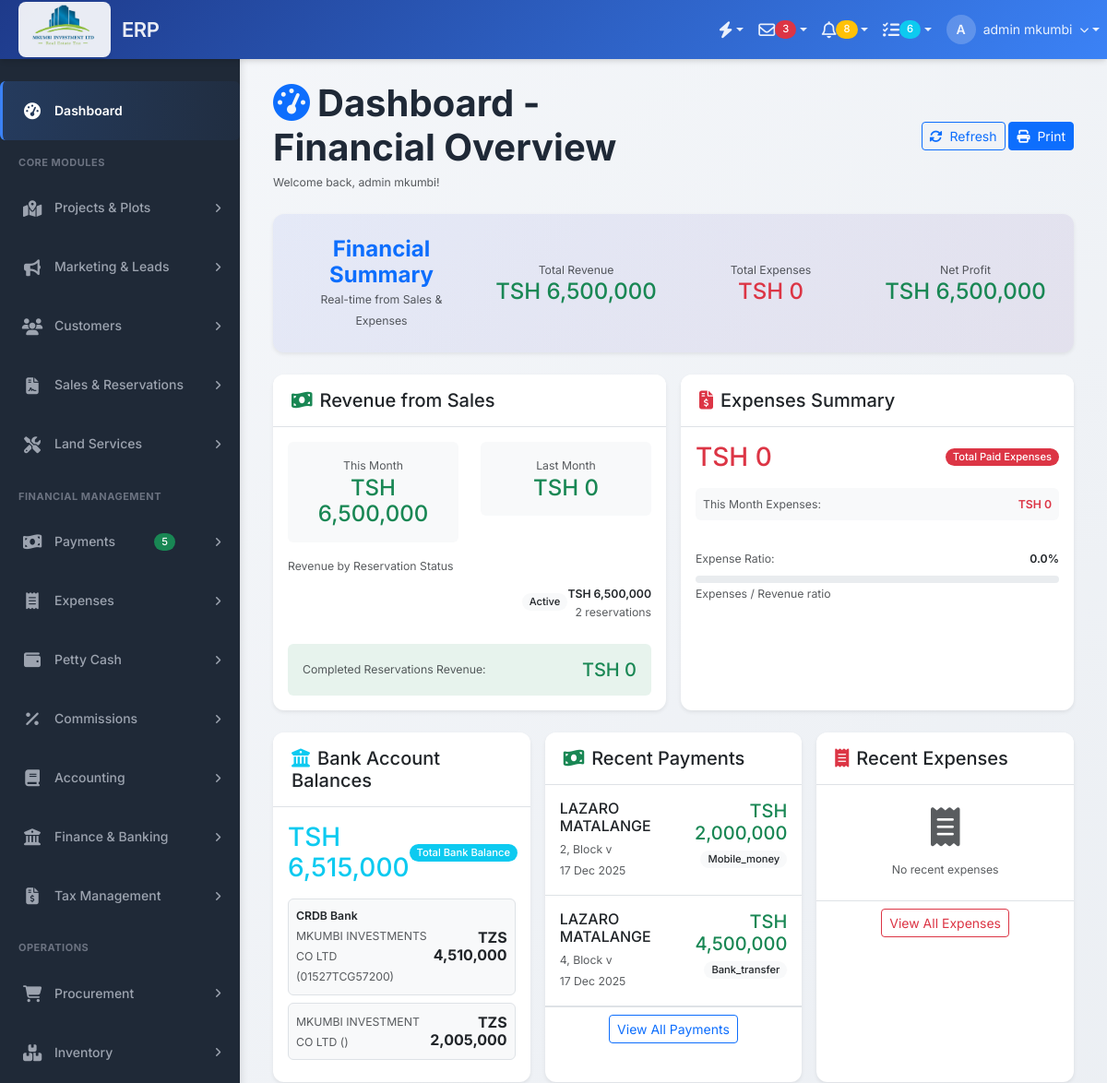
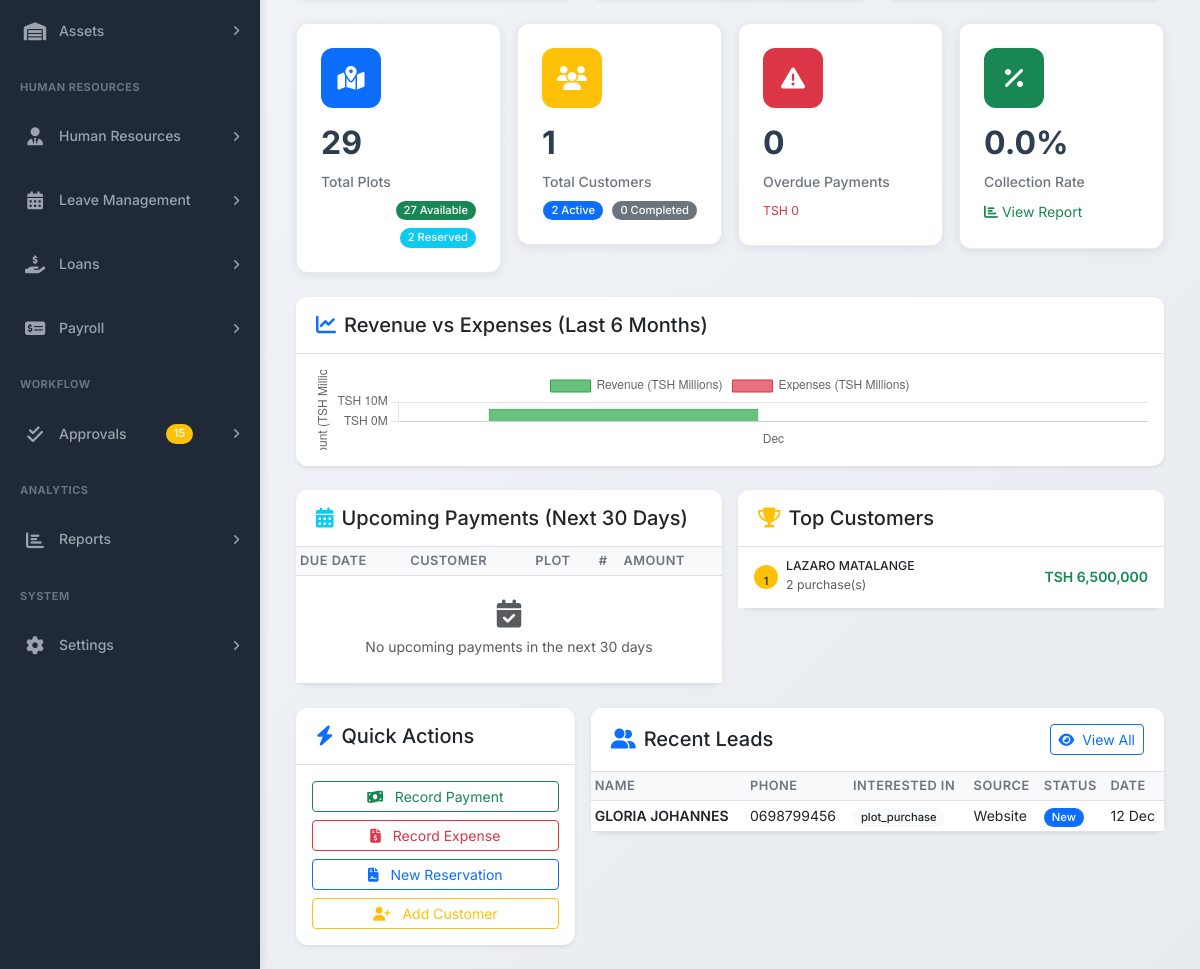
The page /index.php (signed in) on the database its author committed (2 pictures, top to bottom).
### tables this page shows
CREATE TABLE `bank_accounts` (
  `bank_account_id` int(11) NOT NULL,
  `company_id` int(11) NOT NULL,
  `account_category` enum('bank','mobile_money') DEFAULT 'bank',
  `account_name` varchar(200) NOT NULL,
  `account_number` varchar(50) DEFAULT NULL,
  `bank_name` varchar(100) NOT NULL,
  `mobile_provider` varchar(100) DEFAULT NULL,
  `mobile_number` varchar(50) DEFAULT NULL,
  `mobile_account_name` varchar(255) DEFAULT NULL,
  `branch_name` varchar(200) DEFAULT NULL,
  `bank_branch` varchar(100) DEFAULT NULL,
  `swift_code` varchar(50) DEFAULT NULL,
  `account_type` enum('checking','savings','business','escrow') DEFAULT 'business',
  `currency` varchar(10) DEFAULT 'TSH',
  `currency_code` varchar(3) DEFAULT 'TZS',
  `opening_balance` decimal(15,2) DEFAULT 0.00,
  `current_balance` decimal(15,2) DEFAULT 0.00,
  `gl_account_id` int(11) DEFAULT NULL COMMENT 'Link to chart of accounts',
  `is_active` tinyint(1) DEFAULT 1,
  `is_default` tinyint(1) DEFAULT 0,
  `created_at` timestamp NOT NULL DEFAULT current_timestamp(),
  `updated_at` timestamp NOT NULL DEFAULT current_timestamp() ON UPDATE current_timestamp(),
  `created_by` int(11) DEFAULT NULL
);

CREATE TABLE `payments` (
  `payment_id` int(11) NOT NULL,
  `company_id` int(11) NOT NULL,
  `reservation_id` int(11) NOT NULL,
  `payment_date` date NOT NULL,
  `payment_number` varchar(50) DEFAULT NULL,
  `amount` decimal(15,2) NOT NULL,
  `payment_method` enum('cash','bank_transfer','mobile_money','cheque','card') DEFAULT 'cash',
  `bank_name` varchar(100) DEFAULT NULL,
  `account_number` varchar(50) DEFAULT NULL,
  `transaction_reference` varchar(100) DEFAULT NULL,
  `depositor_name` varchar(255) DEFAULT NULL,
  `deposit_bank` varchar(255) DEFAULT NULL,
  `deposit_account` varchar(100) DEFAULT NULL,
  `transfer_from_bank` varchar(255) DEFAULT NULL,
  `transfer_from_account` varchar(100) DEFAULT NULL,
  `transfer_to_bank` varchar(255) DEFAULT NULL,
  `transfer_to_account` varchar(100) DEFAULT NULL,
  `mobile_money_provider` varchar(100) DEFAULT NULL,
  `mobile_money_number` varchar(50) DEFAULT NULL,
  `mobile_money_name` varchar(255) DEFAULT NULL,
  `to_account_id` int(11) DEFAULT NULL,
  `cash_transaction_id` int(11) DEFAULT NULL,
  `cheque_transaction_id` int(11) DEFAULT NULL,
  `tax_amount` decimal(15,2) DEFAULT 0.00,
  `receipt_number` varchar(50) DEFAULT NULL,
  `receipt_path` varchar(255) DEFAULT NULL,
  `remarks` text DEFAULT NULL,
  `status` enum('pending_approval','pending','approved','rejected','cancelled') DEFAULT 'pending_approval' COMMENT 'Payment status with approval workflow',
  `approved_by` int(11) DEFAULT NULL,
  `approved_at` timestamp NULL DEFAULT NULL,
  `rejection_reason` text DEFAULT NULL COMMENT 'Reason for rejection',
  `rejected_by` int(11) DEFAULT NULL COMMENT 'User who rejected payment',
  `rejected_at` timestamp NULL DEFAULT NULL COMMENT 'When payment was rejected',
  `created_at` timestamp NOT NULL DEFAULT current_timestamp(),
  `created_by` int(11) DEFAULT NULL,
  `submitted_by` int(11) DEFAULT NULL COMMENT 'User who submitted payment',
  `submitted_at` timestamp NULL DEFAULT NULL COMMENT 'When payment was submitted',
  `payment_type` enum('down_payment','installment','full_payment','service_payment','refund','other') DEFAULT 'installment',
  `voucher_number` varchar(50) DEFAULT NULL,
  `is_reconciled` tinyint(1) DEFAULT 0,
  `reconciled_at` datetime DEFAULT NULL,
  `reconciliation_date` date DEFAULT NULL,
  `reconciled_by` int(11) DEFAULT NULL
);

CREATE TABLE `leads` (
  `lead_id` int(11) NOT NULL,
  `company_id` int(11) NOT NULL,
  `lead_number` varchar(50) NOT NULL DEFAULT '',
  `company_name` varchar(200) NOT NULL DEFAULT '',
  `industry` varchar(100) DEFAULT NULL,
  `company_size` varchar(50) DEFAULT NULL,
  `website` varchar(150) DEFAULT NULL,
  `contact_person` varchar(200) NOT NULL DEFAULT '',
  `job_title` varchar(150) DEFAULT NULL,
  `lead_source` enum('website','referral','walk_in','phone','email','social_media','advertisement','other') NOT NULL,
  `lead_status` enum('new','contacted','qualified','proposal','negotiation','won','lost') DEFAULT 'new',
  `full_name` varchar(200) NOT NULL,
  `email` varchar(150) DEFAULT NULL,
  `phone` varchar(50) NOT NULL,
  `address` text DEFAULT NULL,
  `city` varchar(100) DEFAULT NULL,
  `country` varchar(100) DEFAULT 'Tanzania',
  `source` enum('website','referral','social_media','email_campaign','cold_call','event','advertisement','partner','other') NOT NULL DEFAULT 'website',
  `campaign_id` int(11) DEFAULT NULL,
  `status` enum('new','contacted','qualified','proposal','negotiation','converted','lost') DEFAULT 'new',
  `alternative_phone` varchar(50) DEFAULT NULL,
  `interested_in` enum('plot_purchase','land_services','consultation','construction','other') DEFAULT NULL,
  `budget_range` varchar(100) DEFAULT NULL,
  `preferred_location` varchar(200) DEFAULT NULL,
  `preferred_plot_size` varchar(100) DEFAULT NULL,
  `assigned_to` int(11) DEFAULT NULL COMMENT 'Sales person',
  `estimated_value` decimal(15,2) DEFAULT NULL,
  `expected_close_date` date DEFAULT NULL,
  `lead_score` int(11) DEFAULT 5,
  `requirements` text DEFAULT NULL,
  `notes` text DEFAULT NULL,
  `last_contact_date` date DEFAULT NULL,
  `next_follow_up_date` date DEFAULT NULL,
  `follow_up_notes` text DEFAULT NULL,
  `converted_to_customer_id` int(11) DEFAULT NULL,
  `conversion_date` date DEFAULT NULL,
  `lost_reason` text DEFAULT NULL,
  `created_at` timestamp NOT NULL DEFAULT current_timestamp(),
  `updated_at` timestamp NOT NULL DEFAULT current_timestamp() ON UPDATE current_timestamp(),
  `created_by` int(11) DEFAULT NULL,
  `is_active` tinyint(1) DEFAULT 1
);

### index.php (the view, shortened to what the rows shown need)
<?php
$db = Database::getInstance();
$db->setCompanyId($_SESSION['company_id']);
$conn = $db->getConnection();
$company_id = $_SESSION['company_id'];
try {
    $bank_accounts = $conn->query("
        SELECT
            bank_account_id,
            account_name,
            account_number,
            bank_name,
            current_balance,
            currency_code,
            is_default
        FROM bank_accounts
        WHERE company_id = $company_id
        AND is_active = 1
        ORDER BY is_default DESC, current_balance DESC
    ")->fetchAll(PDO::FETCH_ASSOC);
    $recent_payments = $conn->query("
        SELECT
            p.payment_date,
            p.amount,
            p.payment_method,
            p.status,
            CONCAT(c.first_name, ' ', c.last_name) as customer_name,
            CONCAT(pl.plot_number, ', Block ', COALESCE(pl.block_number, 'N/A')) as plot_info,
            pr.project_name
        FROM payments p
        INNER JOIN reservations r ON p.reservation_id = r.reservation_id
        INNER JOIN customers c ON r.customer_id = c.customer_id
        INNER JOIN plots pl ON r.plot_id = pl.plot_id
        INNER JOIN projects pr ON pl.project_id = pr.project_id
        WHERE p.company_id = $company_id
        AND p.status = 'approved'
        ORDER BY p.payment_date DESC, p.created_at DESC
        LIMIT 10
    ")->fetchAll(PDO::FETCH_ASSOC);
    $recent_leads = $conn->query("
        SELECT
            full_name,
            phone,
            lead_source,
            lead_status,
            interested_in,
            DATE_FORMAT(created_at, '%Y-%m-%d') as created_date
        FROM leads
        WHERE company_id = $company_id
        ORDER BY created_at DESC
        LIMIT 5
    ")->fetchAll(PDO::FETCH_ASSOC);
} catch (PDOException $e) {
    error_log("Dashboard query error: " . $e->getMessage());
    $total_revenue = 0;
    $revenue_this_month = 0;
    $revenue_last_month = 0;
    $revenue_by_status = [];
    $total_expenses = 0;
    $this_month_expenses = 0;
    $expenses_by_category = [];
    $recent_expenses = [];
    $bank_accounts = [];
    $total_bank_balance = 0;
    $bank_transactions_summary = [];
    $plot_stats = ['total_plots' => 0, 'available_plots' => 0, 'reserved_plots' => 0, 'sold_plots' => 0];
    $customer_stats = ['total_customers' => 0, 'active_reservations' => 0, 'completed_contracts' => 0];
    $completed_reservation_revenue = 0;
    $overdue_stats = ['overdue_payments' => 0, 'overdue_amount' => 0];
    $payment_count = ['total_payments_this_month' => 0];
    $avg_payment = 0;
    $project_stats = ['total_projects' => 0, 'active_projects' => 0];
    $collection_rate = 0;
    $monthly_revenue = [];
    $monthly_expenses = [];
    $sales_by_project = [];
    $recent_payments = [];
    $upcoming_payments = [];
    $top_customers = [];
    $recent_leads = [];
    $pending_approvals = [];
    $net_profit = 0;
    $profit_margin = 0;
    $expense_ratio = 0;
}
require_once 'includes/header.php';
?>
<link rel="stylesheet" href="https://cdn.datatables.net/1.13.7/css/dataTables.bootstrap5.min.css">
<div class="content-header mb-4">
    <div class="container-fluid">
        <div class="row align-items-center">
            <div class="col-sm-6">
                <h1 class="m-0 fw-bold">
                    <i class="fas fa-tachometer-alt text-primary me-2"></i>Dashboard - Financial Overview
                </h1>
            </div>
        </div>
    </div>
</div>
<section class="content">
    <div class="container-fluid">
        <div class="row g-3 mb-4">
            <div class="col-lg-4">
                <div class="card shadow-sm h-100">
                    <div class="card-body">
                        <div class="bank-accounts-list">
                            <?php if (!empty($bank_accounts)): ?>
                                <?php foreach ($bank_accounts as $bank): ?>
                                <div class="bank-account-item mb-2 p-2 border rounded">
                                    <div class="d-flex justify-content-between align-items-center">
                                        <div>
                                            <small class="fw-semibold d-block"><?php echo htmlspecialchars($bank['bank_name']); ?></small>
                                            <small class="text-muted"><?php echo htmlspecialchars($bank['account_name']); ?> (<?php echo htmlspecialchars($bank['account_number']); ?>)</small>
                                        </div>
                                        <div class="text-end">
                                            <h6 class="mb-0 fw-bold"><?php echo $bank['currency_code']; ?> <?php echo number_format($bank['current_balance']); ?></h6>
                                        </div>
                                    </div>
                                </div>
                                <?php endforeach; ?>
                            <?php endif; ?>
                        </div>
                    </div>
                </div>
            </div>
            <div class="col-lg-4">
                <div class="card shadow-sm h-100">
                    <div class="card-body p-0">
                        <div class="recent-payments-list">
                            <?php if (!empty($recent_payments)): ?>
                                <?php foreach ($recent_payments as $payment): ?>
                                <div class="recent-payment-item p-3 border-bottom">
                                    <div class="d-flex justify-content-between align-items-start">
                                        <div>
                                            <h6 class="mb-1"><?php echo htmlspecialchars($payment['customer_name']); ?></h6>
                                            <small class="text-muted"><?php echo htmlspecialchars($payment['plot_info']); ?></small>
                                            <br>
                                            <small class="text-muted"><?php echo date('d M Y', strtotime($payment['payment_date'])); ?></small>
                                        </div>
                                        <div class="text-end">
                                            <h5 class="text-success mb-1">TSH <?php echo number_format($payment['amount']); ?></h5>
                                            <span class="badge bg-light text-dark"><?php echo ucfirst($payment['payment_method']); ?></span>
                                        </div>
                                    </div>
                                </div>
                                <?php endforeach; ?>
                            <?php endif; ?>
                        </div>
                    </div>
                </div>
            </div>
        </div>
        <div class="row g-3 mb-4">
            <div class="col-lg-6">
                <div class="card shadow-sm">
                    <div class="card-body p-0">
                        <div class="table-responsive">
                            <table class="table table-hover table-sm mb-0">
                                <thead class="table-light">
                                    <tr>
                                        <th>Due Date</th>
                                        <th>Customer</th>
                                        <th>Plot</th>
                                        <th>#</th>
                                        <th>Amount</th>
                                    </tr>
                                </thead>
                            </table>
                        </div>
                    </div>
                </div>
            </div>
        </div>
        <div class="row g-3">
            <div class="col-lg-8">
                <div class="card shadow-sm">
                    <div class="card-body p-0">
                        <div class="table-responsive">
                            <table class="table table-hover table-sm mb-0">
                                <thead class="table-light">
                                    <tr>
                                        <th>Name</th>
                                        <th>Phone</th>
                                        <th>Interested In</th>
                                        <th>Source</th>
                                        <th>Status</th>
                                        <th>Date</th>
                                    </tr>
                                </thead>
                                <tbody>
                                    <?php if (!empty($recent_leads)): ?>
                                        <?php foreach ($recent_leads as $lead):
                                            $status_badge = match($lead['lead_status']) {
                                                'new' => 'bg-primary',
                                                'contacted' => 'bg-info',
                                                'qualified' => 'bg-success',
                                                'converted' => 'bg-success',
                                                'lost' => 'bg-danger',
                                                default => 'bg-secondary'
                                            };
                                        ?>
                                        <tr>
                                            <td class="fw-semibold"><?php echo htmlspecialchars($lead['full_name']); ?></td>
                                            <td><?php echo htmlspecialchars($lead['phone']); ?></td>
                                            <td>
                                                <span class="badge bg-light text-dark">
                                                    <?php echo htmlspecialchars($lead['interested_in']); ?>
                                                </span>
                                            </td>
                                            <td><?php echo ucfirst($lead['lead_source']); ?></td>
                                            <td>
                                                <span class="badge <?php echo $status_badge; ?>">
                                                    <?php echo ucfirst($lead['lead_status']); ?>
                                                </span>
                                            </td>
                                            <td><?php echo date('d M', strtotime($lead['created_date'])); ?></td>
                                        </tr>
                                        <?php endforeach; ?>
                                    <?php endif; ?>
                                </tbody>
                            </table>
                        </div>
                    </div>
                </div>
            </div>
        </div>
    </div>
</section>
<?php
require_once 'includes/footer.php';
?>

### rows shown on the page
bank_accounts: bank_name "CRDB Bank", account_name "MKUMBI INVESTMENTS CO LTD", account_number "01527TCG57200", currency_code "TZS", current_balance "4,510,000"
bank_accounts: account_name "MKUMBI INVESTMENT CO LTD", currency_code "TZS", current_balance "2,005,000"
payments: customer_name "LAZARO MATALANGE", plot_info "2, Block v", payment_date "17 Dec 2025", amount "2,000,000", payment_method "Mobile_money"
payments: customer_name "LAZARO MATALANGE", plot_info "4, Block v", payment_date "17 Dec 2025", amount "4,500,000", payment_method "Bank_transfer"
leads: full_name "GLORIA JOHANNES", phone "0698799456", interested_in "plot_purchase", lead_source "Website", lead_status "New", created_date "12 Dec"

### other values the page prints
substr($_SESSION['full_name'] ?? 'U', 0, 1) "A"
$_SESSION['full_name'] "admin mkumbi"
$total_revenue "6,500,000"
$total_expenses "0"
$net_profit "6,500,000"
$revenue_this_month "6,500,000"
$revenue_last_month "0"
$status['status'] "Active"
$status['total_revenue'] "6,500,000"
$status['reservation_count'] "2"
$completed_reservation_revenue "0"
$this_month_expenses "0"
$expense_ratio "0.0"
$total_bank_balance "6,515,000"
$plot_stats['total_plots'] "29"
